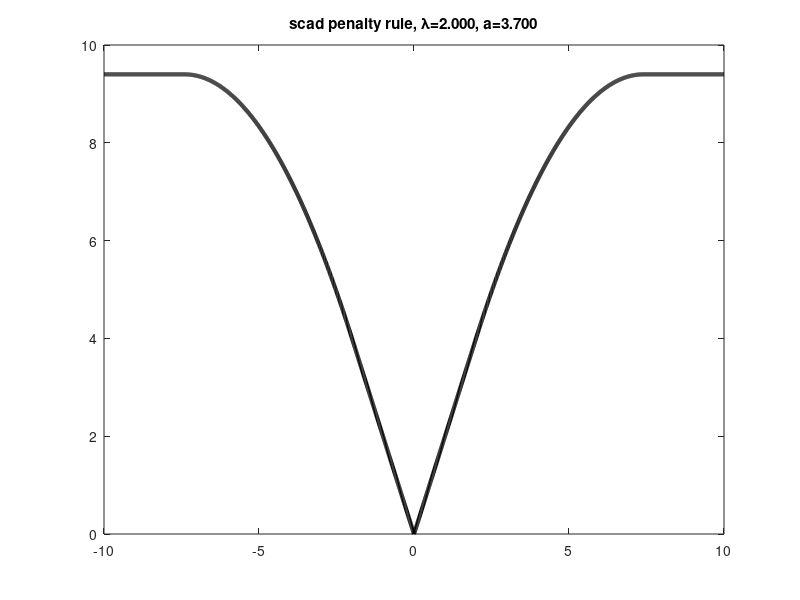

Write the MATLAB code that produced this figure. (Note: this script raises an error after producing the figure.)
function scadPlot()

z = -10:0.01:10;
a = 3.7; lambda = 2;

if 1
% Reproduce fig 1c of Fan & Li 2001
p = penalty(z, a, lambda);
figure;
plot(z, p, 'k-', 'linewidth', 3);
title(sprintf('scad penalty rule, %s=%5.3f, a=%5.3f', '\lambda', lambda, a))
printPmtkFigure('scadPenalty')
end

% LLA approximation - fig 1 ofr Zou & Li 2008
p = penalty(z, a, lambda);
figure; hold on
plot(z, p, 'k-', 'linewidth', 3);
p = LLA(z, a, lambda, 4);
plot(z, p, 'r:', 'linewidth', 3);
title(sprintf('scad penalty rule, %s=%5.3f, a=%5.3f', '\lambda', lambda, a))
printPmtkFigure('scadLLA')

if 1
% Reproduce fig 2c of Fan & Li 2001
z=-10:0.01:10;
theta = estimator(z, a, lambda);
figure;
plot(z, theta, 'k-', 'linewidth', 3);
hold on
plot(z, z, ':', 'linewidth', 2);
title(sprintf('scad thresholding rule, %s=%5.3f, a=%5.3f','\lambda', lambda, a))
printPmtkFigure('scadThreshold')
end

end

function th = estimator(z, a, lambda)
% equation 2.8 of their paper
th = zeros(size(z));
ndx = abs(z) <= 2*lambda;
zz = z(ndx);
th(ndx) = sign(zz).*soft(abs(zz) - lambda);

ndx = (abs(z) > 2*lambda) & (abs(z) <= a*lambda);
zz = z(ndx);
th(ndx) = ((a-1)*zz - sign(zz).*a*lambda)/(a-2);

ndx = abs(z)>a*lambda;
zz = z(ndx);
th(ndx) = zz;
end

function u = soft(x)
u = max(0,x);
end

function th=penalty(z, a, lambda)
% p612 of Clarke's book
th = zeros(size(z));
ndx = abs(z) <= lambda;
zz = z(ndx);
th(ndx) = lambda*abs(zz);

ndx = (abs(z) > lambda) & (abs(z) <= a*lambda);
zz = z(ndx);
th(ndx) = -(abs(zz).^2 - 2*a*lambda*abs(zz)+lambda^2)/(2*(a-1));

ndx = abs(z)>a*lambda;
th(ndx) = (a+1)*lambda^2/2;
end

function out = derivPenalty(z, a, lambda)
out = zeros(size(z));
ndx = z<=lambda;
out(ndx) = lambda;
ndx = z>lambda;
out(ndx) = lambda*soft(a*lambda-z)/((a-1)*lambda);
end


function out = LLA(z, a, lambda, bstar)
out = penalty(bstar, a, lambda) + ...
  derivPenalty(bstar, a, lambda)*(abs(z)-abs(bstar));
end
